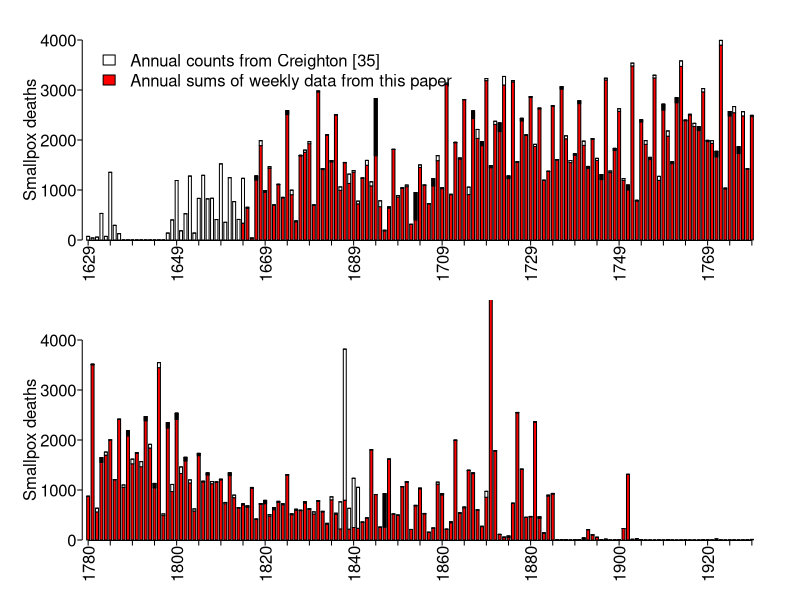

Generate this figure with R:
# Fig_annual_smpx.R 
#
# This file creates a time plot of annual smallpox and 
# smpx data from two different sources: Creighton and IIDDA library
# It has to be done for comparison
###################################
 if (interactive()) 
   setwd(dirname(rstudioapi::getActiveDocumentContext()$path))

# Load data
data.Olga<-read.csv("../Data/annual_data.csv", header=TRUE, sep = ",", comment.char="#", colClasses=c("integer", "numeric",  "numeric", "numeric"))
data.Creighton<-read.table("../Data/Creighton_annual_smallpox.csv", header=TRUE, sep = ",", comment.char="#")
##data.weekly<-read.table("../Data/master_file_no_mv.csv", header=TRUE, sep = ",")
data.weekly <- read.csv("../Data/London_smallpox.csv", header=TRUE, sep = ",", comment.char="#")

# Identify the years with missing values:
missing.data<-data.weekly$numdate[which(is.na(data.weekly$smpx))]
missing.data<-floor(missing.data)
missing.data<-unique(missing.data)
index<-array(NA)
for (j in 1:length(missing.data))
	{
	for (i in 1:length(data.Olga$year))
	{
	if (data.Olga$year[i]==missing.data[j])
		{
			index[j]=i}
		}
	}

# Another attempt using barplot

if (!interactive())
  pdf("../Figures_and_Tables/Fig_annual_smpx.pdf", width=8, height=8, family = "ArialMT", paper="special")
#quartz(width=11, height=6)
par(mfrow=c(2,1)) # since we have a lot of data we split it into two images 150 years in each
# mar=c("bottom", "left", "top", "right") - defines margines in lines
## margins:  [default is c(b,l,t,r) = c(5, 4, 4, 2) + 0.1]
# mfg - defines number of the current figure on the plot
# lend=1 - makes lty="h" possible
# cex.axis - defines axis labels to be small
# tcl - length of the tick marks
# mgp=c("axis title", "axis labels", "axis line") - space between axis title,labels, and axis line
##par(mar=c(2,3,2,1),mfg=c(1,1),lend=1, cex.axis=0.7, tcl=-0.25, mgp=c(1,0.3,0))
par(mar=c(3,3,2,1),mfg=c(1,1),lend=1, cex.axis=1, tcl=-0.25, mgp=c(1,0.3,0))
m=floor((1930-1629)/2)
k=1629+m
c<-which(data.Creighton$year==k)
o<-which(data.Olga$year==k)
#
year.start<-data.Creighton$year[1]
data.Olga$year[1] # 1661
extra.years.Olga<-array(NA, (data.Olga$year[1]-data.Creighton$year[1]))
smpx.Olga<-data.Olga$smpx
smpx.Olga<-c(extra.years.Olga, smpx.Olga)
smpx.Olga[which(is.na(smpx.Olga))]<-0
year.end<-data.Olga$year[length(data.Olga$year)]
data.Creighton$year[length(data.Creighton$year)] # 1893
extra.years.Creighton<-array(NA, (data.Olga$year[length(data.Olga$year)]-data.Creighton$year[length(data.Creighton$year)]))
smpx.Creighton<-data.Creighton$smallpox.deaths
smpx.Creighton<-c(smpx.Creighton, extra.years.Creighton)
smpx.Creighton[which(is.na(smpx.Creighton))]<-0
diff<-array(NA)
diff<-(smpx.Creighton-smpx.Olga)
pos.d<-array(NA)
neg.d<-array(NA)
for (i in 1:length(diff))
{
	if (diff[i]>=0){pos.d[i]<-diff[i]
					neg.d[i]<-0}
	else {pos.d[i]<-0
			neg.d[i]<-diff[i]}
	}
neg.d[(c+(1894-1780)):length(neg.d)]<-0
smpx<-cbind(smpx.Creighton, smpx.Olga, pos.d, neg.d)
names <- c(1629, rep("", times=4), 1634, rep("", times=4), 1639, rep("", times=4), 1644, rep("", times=4), 1649, rep("", times=4), 1654, rep("", times=4), 1659, rep("", times=4), 1664, rep("", times=4), 1669, rep("", times=4), 1674, rep("", times=4), 1679, rep("", times=4), 1684, rep("", times=4), 1689, rep("", times=4),1694, rep("", times=4), 1699, rep("", times=4), 1704, rep("", times=4), 1709, rep("", times=4), 1714, rep("", times=4), 1719, rep("", times=4), 1724, rep("", times=4), 1729, rep("", times=4), 1734, rep("", times=4), 1739, rep("", times=4), 1744, rep("", times=4), 1749, rep("", times=4), 1754, rep("", times=4), 1759, rep("", times=4), 1764, rep("", times=4), 1769, rep("", times=4), 1774, rep("", times=4), 1779)

barplot(t(smpx[1:c,2:4]), beside=FALSE, space=0.5, col=c("red","white","black"), names.arg=names, 
        las=2, cex.names=c(1), cex.axis=c(1), axes=FALSE, tcl=0.25, 
        ylab="Smallpox deaths", cex.lab=1, ylim=c(0,4000), font=1)

axis(1, at=seq(1, 227.7, by=7.5), labels=rep("", times=length(seq(1, 227.7, by=7.5))), pos=c(-10), las=2)
axis(2, at=seq(0, 4000, by=1000), labels=seq(0, 4000, by=1000), pos=-1, las=2)

legend(1,4000, legend=c("Annual counts from Creighton [35]", "Annual sums of weekly data from this paper"), cex=1, fill=c("white", "red"), border=c("black", "black"), bty="n")

#
m=floor((1930-1629)/2)+1
k=1629+m
c<-which(data.Creighton$year==k)
o<-which(data.Olga$year==k)
##par(mar=c(2,3,2,1),mfg=c(2,1),lend=1, cex.axis=1, tcl=-0.25, mgp=c(1,0.3,0))
names <- c(1780, rep("", times=4), 1785, rep("", times=4), 1790, rep("", times=4), 1795, rep("", times=4), 1800, rep("", times=4), 1805, rep("", times=4), 1810, rep("", times=4), 1815, rep("", times=4), 1820, rep("", times=4), 1820, rep("", times=4), 1830, rep("", times=4), 1835, rep("", times=4), 1840, rep("", times=4),
1845, rep("", times=4), 1850, rep("", times=4), 1855, rep("", times=4), 1860, rep("", times=4), 1865, rep("", times=4), 1870, rep("", times=4), 1875, rep("", times=4), 1880, rep("", times=4), 1885, rep("", times=4), 1890, rep("", times=4), 1895, rep("", times=4), 1900, rep("", times=4), 1905, rep("", times=4), 1910, rep("", times=4), 1915, rep("", times=4), 1920, rep("", times=4), 1925, rep("", times=4), 1930)

barplot(t(smpx[(c):length(smpx[,1]),2:4]), beside=FALSE, space=0.5, 
        names.arg=names, las=2, cex.names=c(1), col=c("red","white","black"), 
        cex.axis=c(1), axes=FALSE, tcl=0.25, ylab="Smallpox deaths", cex.lab=1, ylim=c(0,4000))
axis(1, at=seq(1, 227.7, by=7.5), labels=rep("", times=length(seq(1, 227.7, by=7.5))), pos=c(-10), las=2)
axis(2, at=seq(0, 4000, by=1000), labels=seq(0, 4000, by=1000), pos=-1, las=2)

if (!interactive())
  dev.off()
